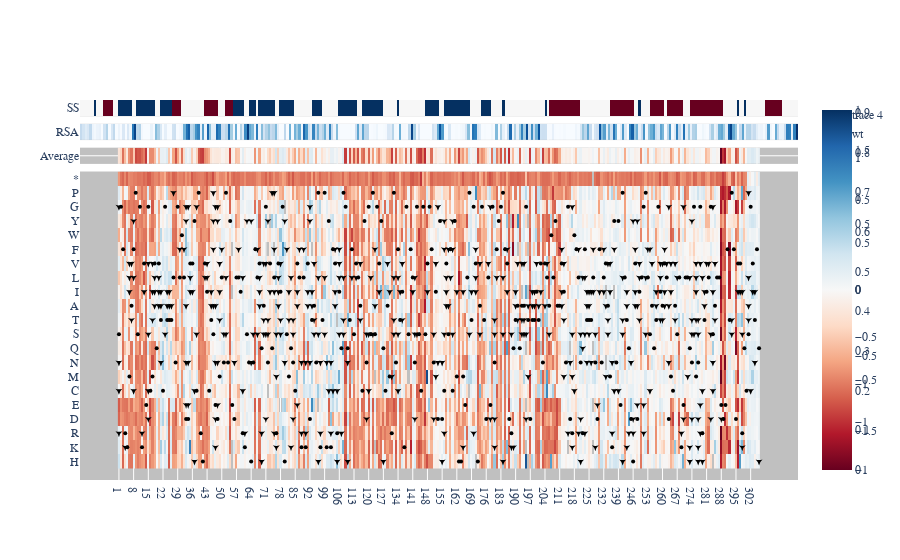

The notebook cell saved with this chart:
### Code cell
x_ = [x for x in list(all_residues.columns)]
y_ = all_residues.reindex(grouped_aa)
visualize.heatmap_rsa(all_residues, x_, y_, single_muts['residue'],
                    grouped_aa, rsa, single_muts['value'], show = True, 
                    save = False, 
                    name = fig_folder + 'Fig2_glu_gal_wt_STOP_normalize_w_RSA_SS_average')

### Figure 1 — Plotly figure (JSON) as saved in the notebook; plotly's stock layout.template omitted (floating-point values rounded to 4 significant figures; data arrays with more than 128 entries replaced by an {"elided": "..."} marker saying what was removed)
{"data": [{"colorscale": [[0, "rgb(103,0,31)"], [0.1, "rgb(178,24,43)"], [0.2, "rgb(214,96,77)"], [0.3, "rgb(244,165,130)"], [0.4, "rgb(253,219,199)"], [0.5, "rgb(247,247,247)"], [0.6, "rgb(209,229,240)"], [0.7, "rgb(146,197,222)"], [0.8, "rgb(67,147,195)"], [0.9, "rgb(33,102,172)"], [1, "rgb(5,48,97)"]], "type": "heatmap", "x": {"elided": "306 str values"}, "xaxis": "x4", "y": ["H", "K", "R", "D", "E", "C", "M", "N", "Q", "S", "T", "A", "I", "L", "V", "F", "W", "Y", "G", "P", "*"], "yaxis": "y4", "z": {"elided": "21x306 float values"}, "zmid": 0, "zmin": -3}, {"colorscale": [[0, "rgb(247,251,255)"], [0.125, "rgb(222,235,247)"], [0.25, "rgb(198,219,239)"], [0.375, "rgb(158,202,225)"], [0.5, "rgb(107,174,214)"], [0.625, "rgb(66,146,198)"], [0.75, "rgb(33,113,181)"], [0.875, "rgb(8,81,156)"], [1, "rgb(8,48,107)"]], "type": "heatmap", "x": {"elided": "306 int values"}, "xaxis": "x2", "y": {"elided": "306 str values"}, "yaxis": "y2", "z": {"elided": "306 float values"}}, {"colorscale": [[0, "rgb(103,0,31)"], [0.1, "rgb(178,24,43)"], [0.2, "rgb(214,96,77)"], [0.3, "rgb(244,165,130)"], [0.4, "rgb(253,219,199)"], [0.5, "rgb(247,247,247)"], [0.6, "rgb(209,229,240)"], [0.7, "rgb(146,197,222)"], [0.8, "rgb(67,147,195)"], [0.9, "rgb(33,102,172)"], [1, "rgb(5,48,97)"]], "type": "heatmap", "x": {"elided": "306 int values"}, "xaxis": "x", "y": {"elided": "306 str values"}, "yaxis": "y", "z": {"elided": "306 int values"}}, {"colorscale": [[0, "rgb(103,0,31)"], [0.1, "rgb(178,24,43)"], [0.2, "rgb(214,96,77)"], [0.3, "rgb(244,165,130)"], [0.4, "rgb(253,219,199)"], [0.5, "rgb(247,247,247)"], [0.6, "rgb(209,229,240)"], [0.7, "rgb(146,197,222)"], [0.8, "rgb(67,147,195)"], [0.9, "rgb(33,102,172)"], [1, "rgb(5,48,97)"]], "type": "heatmap", "x": {"elided": "306 str values"}, "xaxis": "x3", "y": {"elided": "306 str values"}, "yaxis": "y3", "z": {"elided": "306 float values"}, "zmid": 0}, {"marker": {"color": "Black", "size": 5, "symbol": "star-triangle-down"}, "mode": "markers", "type": "scatter", "x": {"elided": "435 int values"}, "xaxis": "x4", "y": {"elided": "435 str values"}, "yaxis": "y4"}, {"marker": {"color": "Black", "size": 4}, "mode": "markers", "name": "wt", "type": "scatter", "x": {"elided": "306 str values"}, "xaxis": "x4", "y": {"elided": "306 str values"}, "yaxis": "y4"}], "layout": {"font": {"family": "Arial"}, "paper_bgcolor": "rgba(0, 0, 0, 0)", "plot_bgcolor": "rgba(166, 166, 166, 0.7)", "xaxis": {"anchor": "y", "domain": [0, 1], "matches": "x4", "showgrid": false, "showticklabels": false}, "xaxis2": {"anchor": "y2", "domain": [0, 1], "matches": "x4", "showticklabels": false}, "xaxis3": {"anchor": "y3", "domain": [0, 1], "matches": "x4", "showticklabels": false}, "xaxis4": {"anchor": "y4", "domain": [0, 1]}, "yaxis": {"anchor": "x", "domain": [0.9573, 1.0], "showgrid": false}, "yaxis2": {"anchor": "x2", "domain": [0.8945, 0.9373]}, "yaxis3": {"anchor": "x3", "domain": [0.8318, 0.8745]}, "yaxis4": {"anchor": "x4", "domain": [0, 0.8118], "showgrid": false}}}
